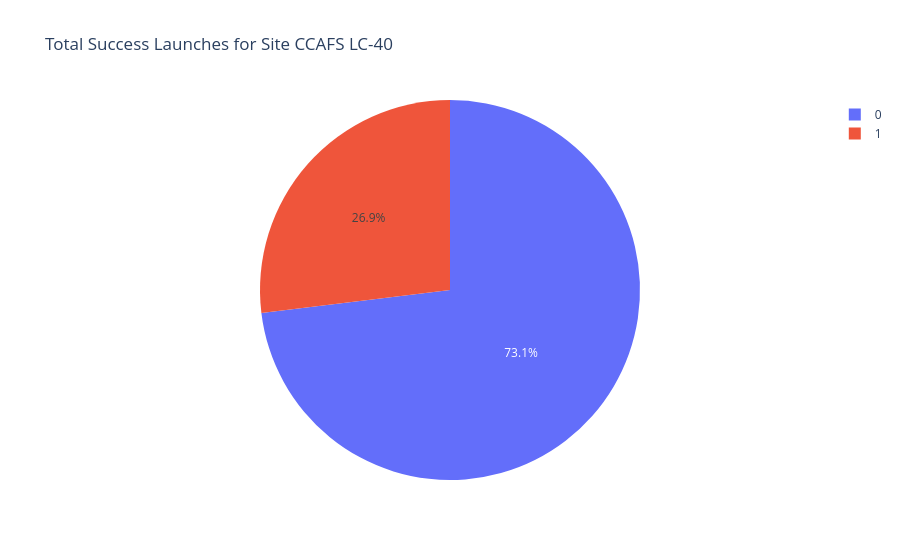

Notebook cell for this chart:
### Code cell
get_pie_chart(entered_site)

### Figure 1 — Plotly figure (JSON) as saved in the notebook; plotly's stock layout.template omitted (floating-point values rounded to 4 significant figures)
{"data": [{"domain": {"x": [0, 1], "y": [0, 1]}, "hovertemplate": "index=%{label}<br>class=%{value}<extra></extra>", "labels": [0, 1], "legendgroup": "", "name": "", "showlegend": true, "type": "pie", "values": [19, 7]}], "layout": {"legend": {"tracegroupgap": 0}, "title": {"text": "Total Success Launches for Site CCAFS LC-40"}}}
